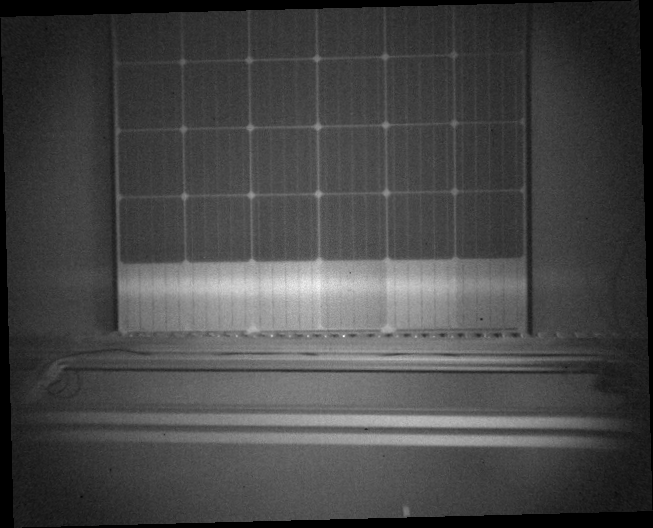
#> input picture Software refactor/LIPI_Processing/test2.tiff, 653 x 528 px
$ python peripheral_processing.py
#> lines starting #> are read from the running program, lines starting #| are printed output that depends on the picture
import numpy as np
from PIL import Image
from tkinter import filedialog
import matplotlib.pyplot as plt
import cv2
import tifffile

import manualStitch
import src.utils.ingaas_processing as ingaas_processing

def plot_intensity_line(image_paths, column_n):
    """
    Load multiple TIFF images, display them with a horizontal line at column n,
    and plot the light intensity along that line for all images on the same graph.

    Args:
        image_paths: List of paths to TIFF image files
        column_n: Column index for the horizontal line
    """
    num_cols = max(3, (len(image_paths) + 2) // 3)
    fig, axes = plt.subplots(3, num_cols, figsize=(14, 5 * 3))

    if len(image_paths) == 1:
        axes = axes.reshape(1, -1)

    for idx, image_path in enumerate(image_paths):
        # Load the image
        image = Image.open(image_path)
        image_array = np.array(image)

        # Handle both grayscale and color images
        if len(image_array.shape) == 3:
            intensity = np.mean(image_array, axis=2)
        else:
            intensity = image_array

        # Extract intensity values along the horizontal line at column n
        line_intensity = intensity[:, column_n]

        # Display the image with the line marked
        axes[idx % 3, idx // 3].imshow(intensity, cmap='gray')
        axes[idx % 3, idx // 3].axvline(x=column_n, color='red', linewidth=2, label=f'Column {column_n}')
        axes[idx % 3, idx // 3].set_title(f'Image {idx + 1} with Line at Column {column_n}')
        axes[idx % 3, idx // 3].legend()

    # Plot all intensities on the same graph
    for idx, image_path in enumerate(image_paths):
        image = Image.open(image_path)
        image_array = np.array(image)

        if len(image_array.shape) == 3:
            intensity = np.mean(image_array, axis=2)
        else:
            intensity = image_array

        line_intensity = intensity[:, column_n]
        axes[1, 2].plot(line_intensity, label=f'Image {idx + 1}')

    axes[1, 2].set_title(f'Light Intensity Along Column {column_n}')
    axes[1, 2].set_xlabel('Row')
    axes[1, 2].set_ylabel('Intensity')
    axes[1, 2].grid(True, alpha=0.3)
    axes[1, 2].legend()

    plt.tight_layout()
    plt.show()


def show_undistorted_frame(frameno,image_path, calibration_path):
    """
    Load a TIFF image and its corresponding calibration data, undistort the image,
    and display the original and undistorted images side by side.

    Args:
        image_path: Path to the TIFF image file
        calibration_path: Path to the calibration data file
    """
    # Load the image
    image = tifffile.imread(image_path)[frameno]
    K,P,DIM= ingaas_processing.loadCal(calibration_path, 640, 512)
    imgUndistorted= ingaas_processing.undistort(image, K, P, DIM)
    # Display the original and undistorted images side by side
    cv2.imshow("Original Image", ingaas_processing.lin_stretch_img(image, 1, 99.99))
    cv2.imshow("Undistorted Image", ingaas_processing.lin_stretch_img(imgUndistorted, 1, 99.99))
    cv2.waitKey(0)
    cv2.destroyAllWindows()


if __name__ == "__main__":
    #show intensity line plot for multiple images (helper for choosing images for modulation stitch):
    image_paths = []
    for i in range(6):
        path = filedialog.askopenfilename(title=f"Select TIFF Image {i + 1}", filetypes=[("TIFF files", "*.tif;*.tiff")])
        if path:
            image_paths.append(path)
#> this loop made 6 passes; the answer given on pass 1: test2.tiff

    if len(image_paths) > 0:
        column_n = 200
        plot_intensity_line(image_paths, column_n)
#> in plot_intensity_line, image is the input picture: PIL image 653x528 I; min 0, max 411, mean 113.4
#> in plot_intensity_line, `line_intensity = intensity[:, column_n]`: line_intensity = 528 values, max 309 at index 288, min 0 at index 0, mean 133.9
#> pass 2 of the loop in plot_intensity_line, `for idx, image_path in enumerate(image_paths):`:
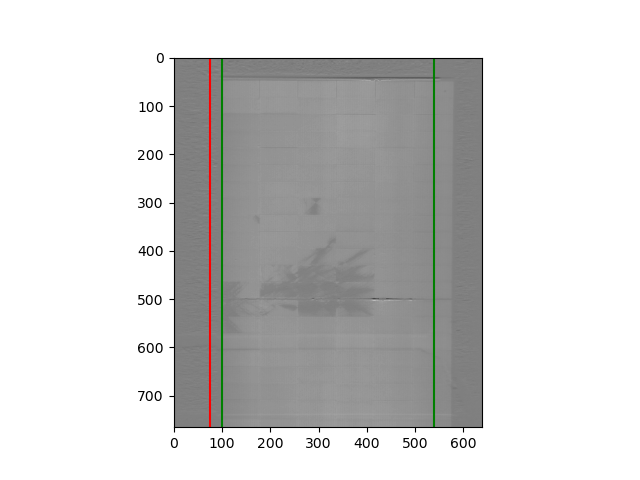
#> input picture Software refactor/LIPI_Processing/snr_test_example_0618_1429.png, 640 x 480 px
#> in plot_intensity_line, image is the input picture: PIL image 640x480 RGBA; mean R, G, B, A 209.9, 209.9, 209.3, 255
#> in plot_intensity_line, `intensity = np.mean(image_array, axis=2)`:
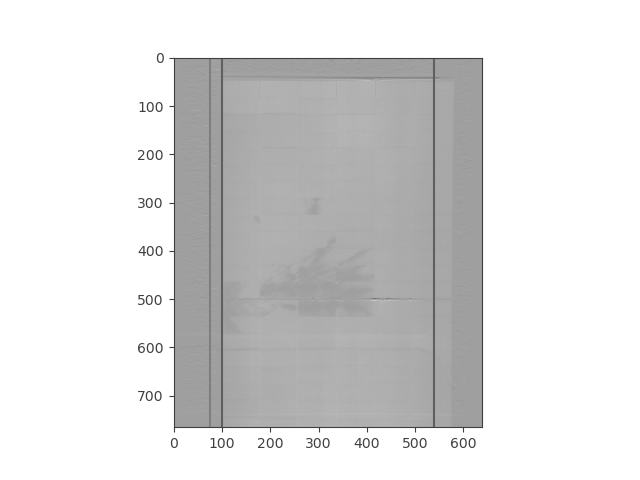
#> intensity: shape (480, 640) float64; min 63.75, max 255, mean 221.1
#> in plot_intensity_line, `line_intensity = intensity[:, column_n]`: line_intensity = 480 values, max 255 at index 0, min 63.75 at index 58, mean 180.9
#> in plot_intensity_line, `line_intensity = intensity[:, column_n]`: line_intensity = 528 values, max 309 at index 288, min 0 at index 0, mean 133.9
#> pass 2 of the loop in plot_intensity_line, `for idx, image_path in enumerate(image_paths):`:
#> in plot_intensity_line, `line_intensity = intensity[:, column_n]`: line_intensity = 480 values, max 255 at index 0, min 63.75 at index 58, mean 180.9
#> in plot_intensity_line, `plt.show()`:
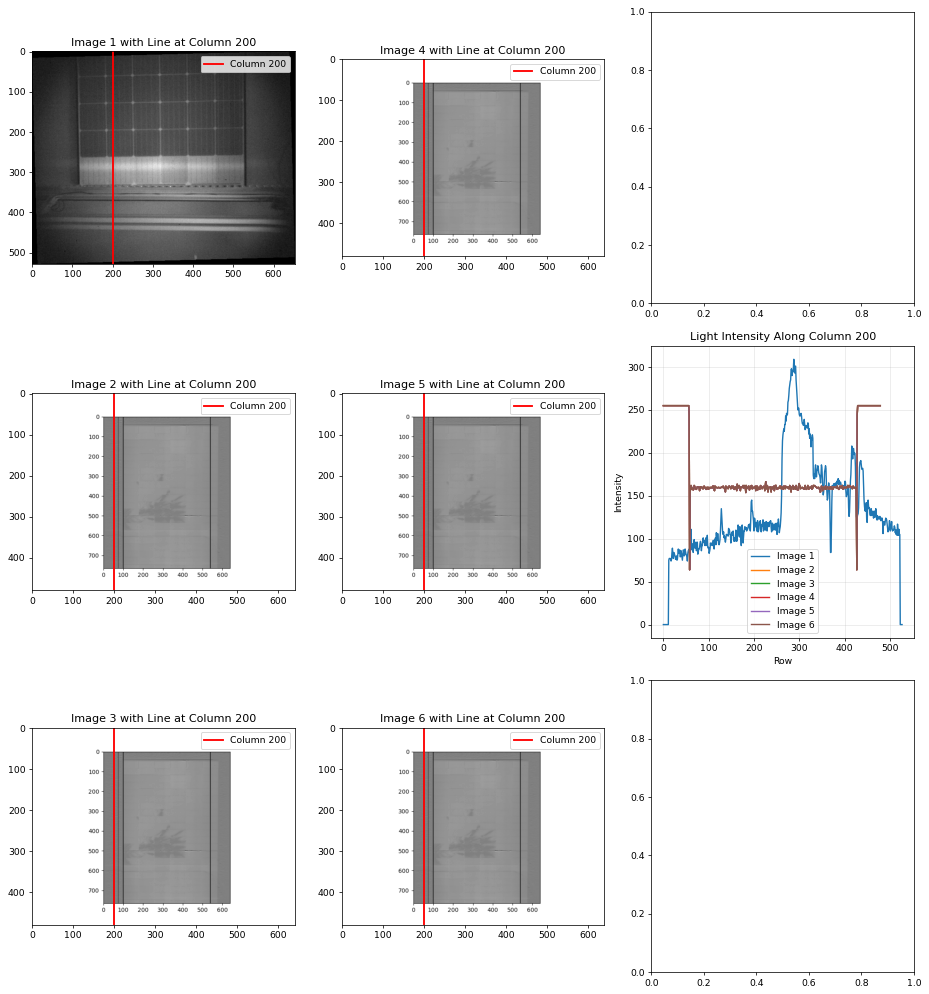
#> figure drawn by matplotlib, 7 panels; panel 5: curve peaks at x = 288, y = 309; panel 5: curve peaks at x = 0, y = 255; panel 5: curve peaks at x = 0, y = 255
    else:
        raise ValueError("No images selected for intensity line plot.")


    # [5 lines of commented-out code are left out]
